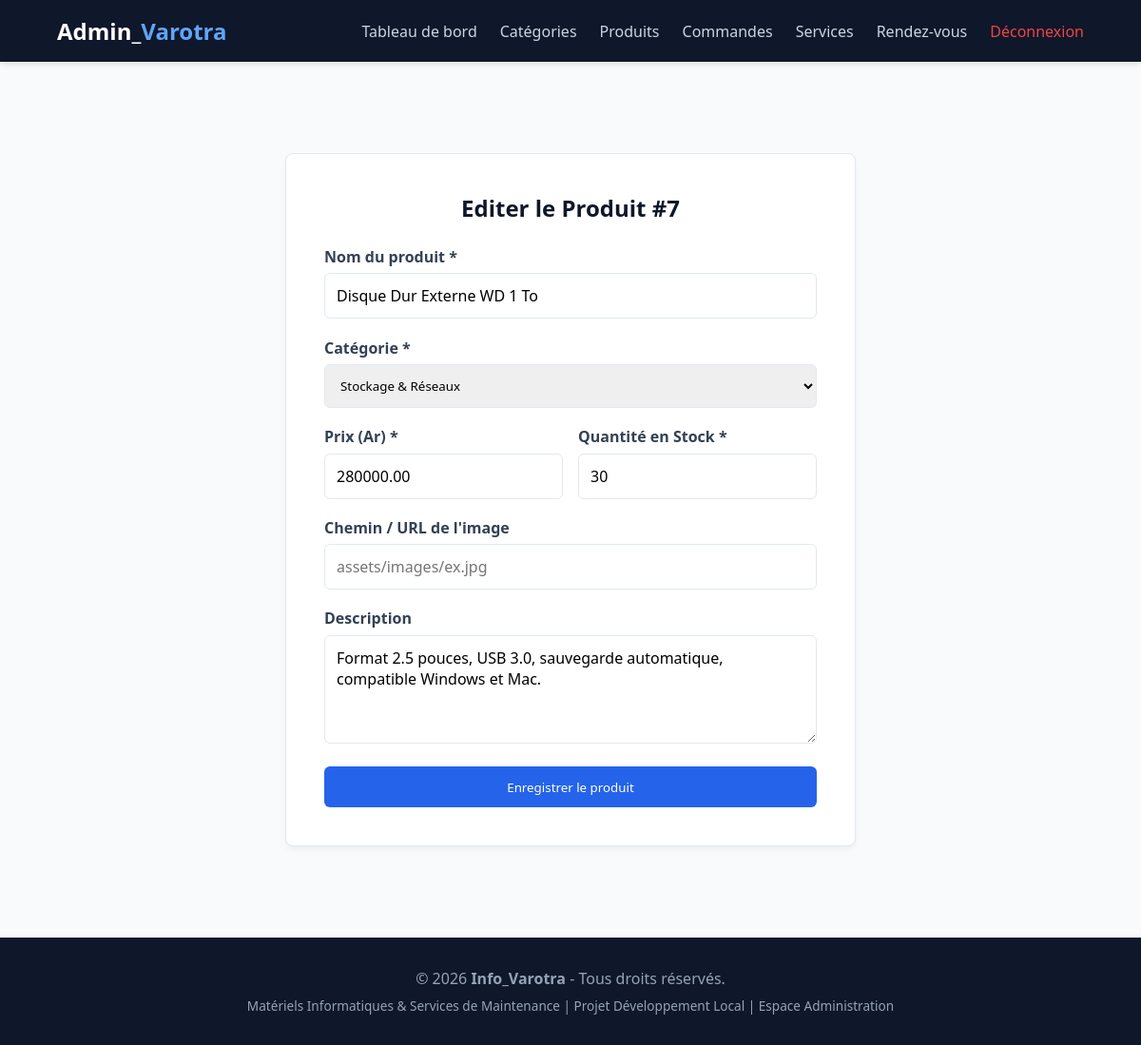
Before: /admin/produit_form.php?id=7 (signed in) with the older database file.
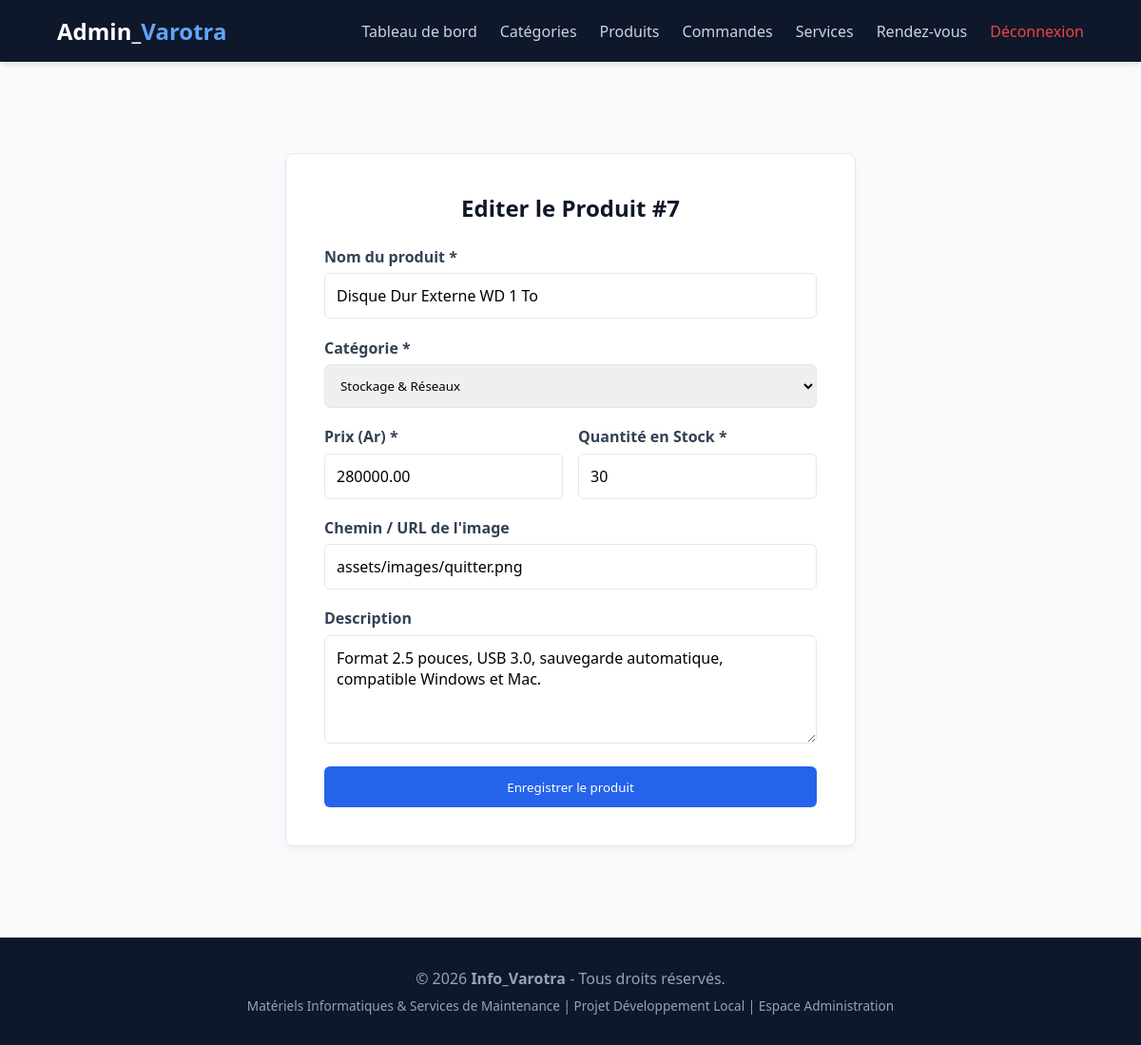
After: the same page with the newer database file.
### tables this page shows
CREATE TABLE `produit` (
  `id_produit` int NOT NULL,
  `nom_produit` varchar(150) NOT NULL,
  `description` text,
  `prix` decimal(10,2) NOT NULL,
  `stock` int NOT NULL DEFAULT '0',
  `image` varchar(255) DEFAULT NULL,
  `id_categorie` int NOT NULL,
  `image_url` varchar(255) DEFAULT NULL
);

CREATE TABLE `categorie` (
  `id_categorie` int NOT NULL,
  `nom_categorie` varchar(100) NOT NULL,
  `description` text
);

### admin/produit_form.php (the view, shortened to what this page needs)
<?php
require_once '../config/database.php';
$id_produit = isset($_GET['id']) ? (int)$_GET['id'] : 0;
$produit = [
    'nom_produit' => '',
    'description' => '',
    'prix' => '',
    'stock' => '',
    'id_categorie' => '',
    'image_url' => ''
];
if ($id_produit > 0) {
    $stmt = $pdo->prepare("SELECT * FROM produit WHERE id_produit = :id");
    $stmt->execute(['id' => $id_produit]);
    $p = $stmt->fetch();
    if ($p) $produit = $p;
}
$categories = $pdo->query("SELECT * FROM categorie ORDER BY nom_categorie ASC")->fetchAll();
?>
<!DOCTYPE html>
<html lang="fr">
<head>
    <link rel="stylesheet" href="/Info_Varotra/assets/css/style.css">
</head>
<body>
<header>
    <nav class="navbar">
        <a href="/Info_Varotra/admin/index.php" class="logo">Admin_<span>Varotra</span></a>
        <ul class="nav-links">
            <li><a href="/Info_Varotra/admin/index.php">Tableau de bord</a></li>
            <li><a href="/Info_Varotra/admin/categories.php">Catégories</a></li>
            <li><a href="/Info_Varotra/admin/produits.php">Produits</a></li>
            <li><a href="/Info_Varotra/admin/commandes.php">Commandes</a></li>
            <li><a href="/Info_Varotra/admin/services.php">Services</a></li>
            <li><a href="/Info_Varotra/admin/demandes.php">Rendez-vous</a></li>
            <li><a href="/Info_Varotra/admin/deconnexion.php" style="color: #ef4444;">Déconnexion</a></li>
        </ul>
    </nav>
</header>
<main class="container">
    <div class="auth-container" style="max-width: 600px;">
        <h2><?= $id_produit > 0 ? 'Editer le Produit #' . $id_produit : 'Nouveau Produit' ?></h2>
        <form action="produit_form.php<?= $id_produit > 0 ? '?id='.$id_produit : '' ?>" method="POST">
            <div class="form-group">
                <label for="nom_produit">Nom du produit *</label>
                <input type="text" id="nom_produit" name="nom_produit" value="<?= htmlspecialchars($produit['nom_produit']) ?>" required>
            </div>
            <div class="form-group">
                <label for="id_categorie">Catégorie *</label>
                <select name="id_categorie" id="id_categorie" required style="width: 100%; padding: 0.75rem; border: 1px solid var(--border-color); border-radius: 6px;">
                    <?php foreach ($categories as $cat): ?>
                        <option value="<?= $cat['id_categorie'] ?>" <?= $cat['id_categorie'] == $produit['id_categorie'] ? 'selected' : '' ?>>
                            <?= htmlspecialchars($cat['nom_categorie']) ?>
                        </option>
                    <?php endforeach; ?>
                </select>
            </div>
            <div class="form-group" style="display: flex; gap: 1rem;">
                <div style="flex: 1;">
                    <label for="prix">Prix (Ar) *</label>
                    <input type="number" step="0.01" min="0.01" id="prix" name="prix" value="<?= htmlspecialchars($produit['prix']) ?>" required>
                </div>
                <div style="flex: 1;">
                    <label for="stock">Quantité en Stock *</label>
                    <input type="number" min="1" id="stock" name="stock" value="<?= htmlspecialchars($produit['stock']) ?>" required>
                </div>
            </div>
            <div class="form-group">
                <label for="image_url">Chemin / URL de l'image</label>
                <input type="text" id="image_url" name="image_url" placeholder="assets/images/ex.jpg" value="<?= htmlspecialchars($produit['image_url']) ?>">
            </div>
            <div class="form-group">
                <label for="description">Description</label>
                <textarea id="description" name="description" rows="4"><?= htmlspecialchars($produit['description']) ?></textarea>
            </div>
            <button type="submit" class="btn-primary" style="width: 100%; border: none; padding: 0.8rem; cursor: pointer;">
                Enregistrer le produit
            </button>
        </form>
    </div>
</main>
<?php require_once __DIR__ . '/includes/footer.php';?>

Changed rows visible on the page:
changed produit "Disque Dur Externe WD 1 To": image_url (not shown) → "assets/images/quitter.png"
